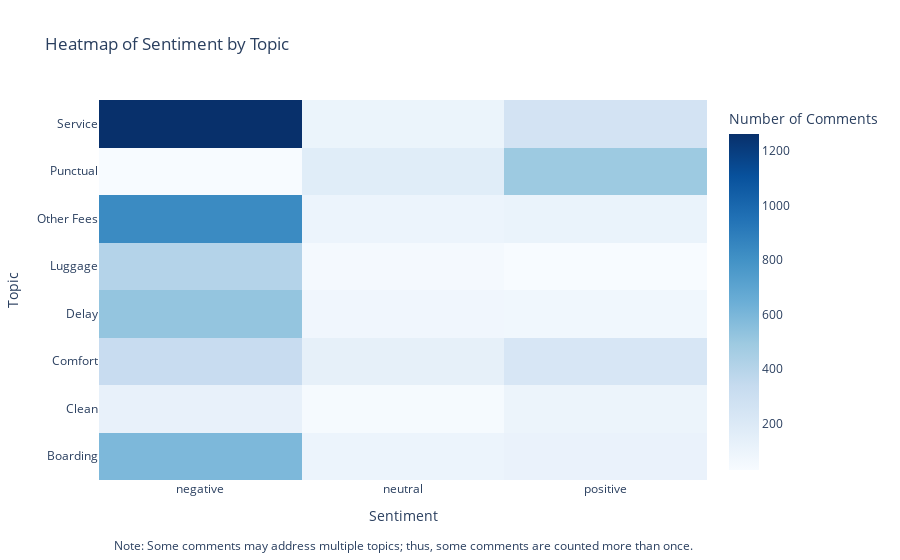

The notebook cell this image was saved under:
### Markdown cell above
### Heatmap of Sentiment by Topic

This heatmap visualizes the distribution of comments by sentiment across various topics. The chart provides a clear depiction of how frequently each sentiment is associated with different topics.

### Code cell
fig = create_heatmap_visualization(long_df, note)
fig.show()

### Figure 1 — Plotly figure (JSON) as saved in the notebook; plotly's stock layout.template omitted (floating-point values rounded to 4 significant figures)
{"data": [{"coloraxis": "coloraxis", "histfunc": "sum", "hovertemplate": "Sentiment=%{x}<br>Topic=%{y}<br>sum of Number of Comments=%{z}<extra></extra>", "name": "", "type": "histogram2d", "x": ["negative", "neutral", "positive", "negative", "neutral", "positive", "negative", "neutral", "positive", "negative", "neutral", "positive", "negative", "neutral", "positive", "negative", "neutral", "positive", "negative", "neutral", "positive", "negative", "neutral", "positive"], "xaxis": "x", "xbingroup": "x", "y": ["Boarding", "Boarding", "Boarding", "Clean", "Clean", "Clean", "Comfort", "Comfort", "Comfort", "Delay", "Delay", "Delay", "Luggage", "Luggage", "Luggage", "Other Fees", "Other Fees", "Other Fees", "Punctual", "Punctual", "Punctual", "Service", "Service", "Service"], "yaxis": "y", "ybingroup": "y", "z": [590, 95, 111, 121, 41, 98, 324, 135, 231, 521, 75, 72, 406, 46, 29, 833, 94, 107, 32, 168, 494, 1262, 101, 256]}], "layout": {"annotations": [{"font": {"size": 12}, "showarrow": false, "text": "Note: Some comments may address multiple topics; thus, some comments are counted more than once.", "x": 0.5, "xref": "paper", "y": -0.2, "yref": "paper"}], "coloraxis": {"colorbar": {"title": {"text": "Number of Comments"}}, "colorscale": [[0, "rgb(247,251,255)"], [0.125, "rgb(222,235,247)"], [0.25, "rgb(198,219,239)"], [0.375, "rgb(158,202,225)"], [0.5, "rgb(107,174,214)"], [0.625, "rgb(66,146,198)"], [0.75, "rgb(33,113,181)"], [0.875, "rgb(8,81,156)"], [1, "rgb(8,48,107)"]]}, "legend": {"tracegroupgap": 0}, "title": {"text": "Heatmap of Sentiment by Topic"}, "xaxis": {"anchor": "y", "domain": [0, 1], "title": {"text": "Sentiment"}}, "yaxis": {"anchor": "x", "domain": [0, 1], "title": {"text": "Topic"}}}}
